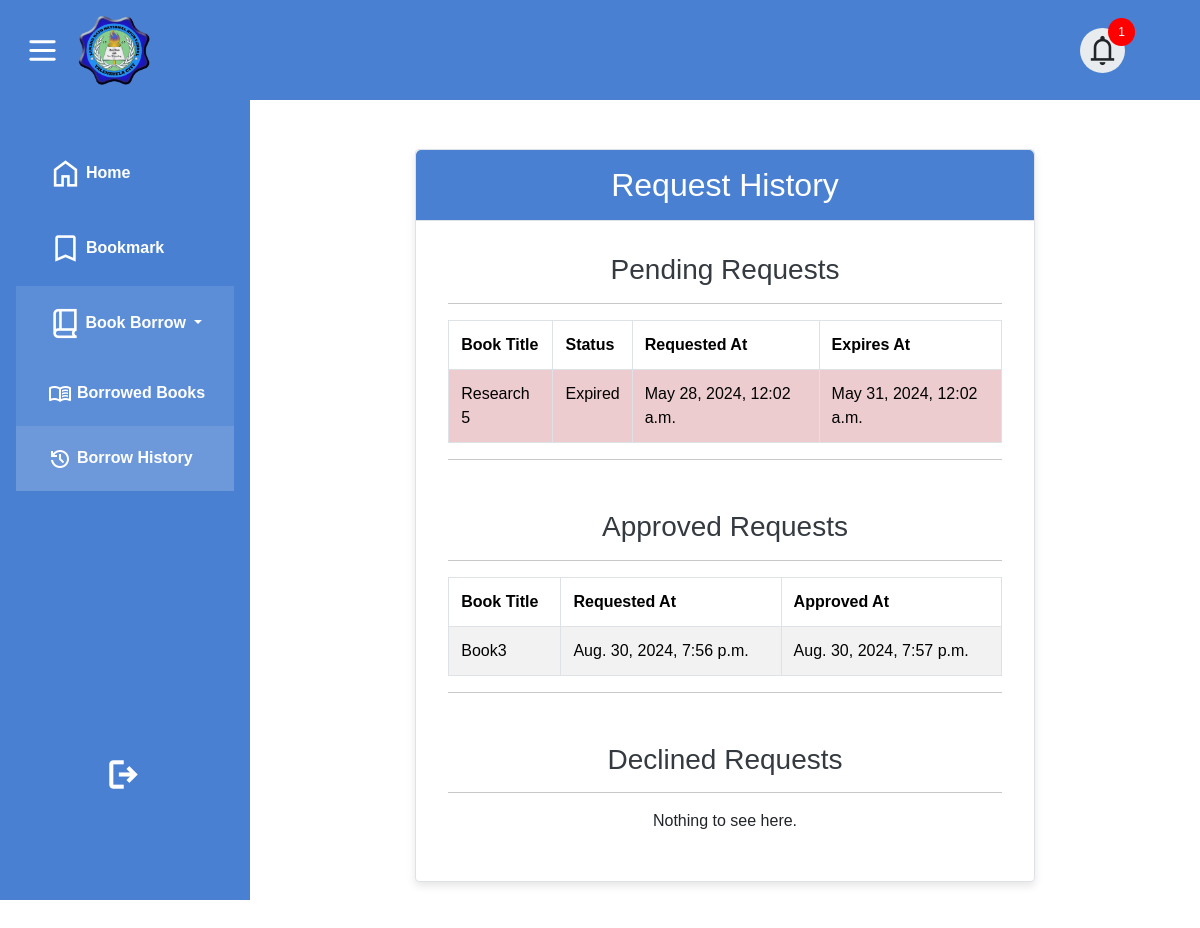
Screenshot of /student/request-history/ (signed in) with the database file from the repository.
### librarian/models.py (models this page shows, shortened)
class BorrowRequest(models.Model):
    book = models.ForeignKey(Books, on_delete=models.CASCADE)
    requested_by = models.ForeignKey(User, on_delete=models.CASCADE)
    requested_at = models.DateTimeField(auto_now_add=True)
    expires_at = models.DateTimeField(default=default_expiry)
    status = models.CharField(max_length=20, choices=[('Pending', 'Pending'), ('Approved', 'Approved'), ('Denied', 'Denied'), ('Expired', 'Expired')], default='Pending')
    file_type = models.CharField(max_length=20, choices=[('eBook', 'eBook'), ('Research Paper', 'Research Paper')], default='eBook')
    def is_expired(self):
        return timezone.now() > self.expires_at

class Books(models.Model):
    BookTitle = models.CharField(max_length=100)
    Author = models.CharField(max_length=100)
    Description = models.TextField(null=True, blank=True)
    Date = models.DateField()
    Category = models.ManyToManyField(Category, null= True)
    SubCategory = models.ManyToManyField(SubCategory)
    SubSection = models.ManyToManyField(SubSection)
    Language = models.CharField(max_length=100, choices=LANGUAGE_CHOICES, default='english')
    BookFile = models.FileField(upload_to="books/files/", default='default_value.pdf')
    BookImage = models.ImageField(upload_to="books/images/", default='default_image.jpg')
    deleted_at = models.DateTimeField(null=True, blank=True)
    available = models.BooleanField(default=True)
    bookmarked_by = models.ManyToManyField(User, related_name='bookmarks', blank=True)
    borrowed = models.ManyToManyField(User, related_name='borrow', blank="True")
    PageViews = models.IntegerField(default=0)
    eBook = models.BooleanField(default=False)
    research_paper = models.BooleanField(default=False)
    hardCopy = models.BooleanField(default=False)
    stock = models.IntegerField(default=0)
    TimesBorrow = models.IntegerField(default=0)

class ApprovedRequest(models.Model):
    book = models.ForeignKey(Books, on_delete=models.CASCADE)
    requested_by = models.ForeignKey(User, on_delete=models.CASCADE)
    requested_at = models.DateTimeField()
    approved_at = models.DateTimeField(auto_now_add=True)
    inOut = models.BooleanField(default=True)
    expireTime = models.DateTimeField(default=default_expiry)

### student/views.py (the view)
# urls.py: path('request-history/', views.request_history_view, name='request_history'),
@login_required
def request_history_view(request):
    pending_requests = BorrowRequest.objects.filter(requested_by=request.user)
    for request_obj in pending_requests:
        if request_obj.is_expired() and request_obj.status != 'Expired':
            request_obj.status = 'Expired'
            request_obj.save()
    approved_requests = ApprovedRequest.objects.filter(requested_by=request.user)
    declined_requests = DeclinedRequest.objects.filter(requested_by=request.user)
    context = {
        'pending_requests': pending_requests,
        'approved_requests': approved_requests,
        'declined_requests': declined_requests,
    }
    return render(request, 'requesthistory.html', context)

### student/templatetags/custom_tags.py (called while the page is built)
@register.filter(name='is_student')
def is_student(user):
    return user.groups.filter(name='Student').exists()

### student/templates/requesthistory.html (shortened to what this page needs)
{% extends 'student.html' %}
{% block notification %}
<div class="notification-icon">
    <span class="material-symbols-outlined" id="notification-bell">notifications</span>
    <span class="notification-badge" id="notification-count">0</span>
</div>
{% endblock %}
{% block nav %}
<a href="{% url 'view' %}" class="navbar-desc"><li><span class="material-symbols-outlined navbar-icon" alt="home">home</span>Home</li></a>
<a href="{% url 'bookmark' %}" class="navbar-desc"><li><span class="material-symbols-outlined bookmark navbar-icon" alt="bookmark">bookmark</span>Bookmark</li></a>
<li id="li-dropdown" class="active"><div>
    <button class="dropdown-btn dropdown-toggle navbar-desc" type="button" data-bs-toggle="dropdown" aria-expanded="false">
        <span class="material-symbols-outlined navbar-icon">book_2</span>Book Borrow
    </button>
    <ul class="dropdown-menu animate-dropdown show">
        <a class="sub-nav" href="{% url 'borrowed_books' %}"><li><span class="material-symbols-outlined sub-icon">menu_book</span>Borrowed Books</li></a>
        <a class="sub-nav" href="{% url 'request_history' %}"><li class="active"><span class="material-symbols-outlined sub-icon ">history</span>Borrow History</li></a>
    </ul>
  </div>
</li>
{% endblock %}
{% block body %}
<div class="container d-flex justify-content-center mt-5">
    <div class="card w-75">
        <div class="card-header text-center">
            <h2>Request History</h2>
        </div>
        <div class="card-body">
            <h3 class="sections">Pending Requests</h3>
            <hr>
            {% if pending_requests %}
            <table class="table table-striped table-hover">
                <thead>
                    <tr>
                        <th>Book Title</th>
                        <th>Status</th>
                        <th>Requested At</th>
                        <th>Expires At</th>
                    </tr>
                </thead>
                <tbody>
                    {% for request in pending_requests %}
                    <tr class="{% if request.is_expired %}table-danger{% endif %}">
                        <td class="book-title">{{ request.book.BookTitle }}</td>
                        <td>{{ request.status }}</td>
                        <td>{{ request.requested_at }}</td>
                        <td>{{ request.expires_at }}</td>
                    </tr>
                    {% endfor %}
                </tbody>
            </table>
            {% else %}
            <p class="text-center">Nothing to see here.</p>
            {% endif %}
            <hr>
            <h3 class="sections sec-mar">Approved Requests</h3>
            <hr>
            {% if approved_requests %}
            <table class="table table-striped table-hover">
                <thead>
                    <tr>
                        <th>Book Title</th>
                        <th>Requested At</th>
                        <th>Approved At</th>
                    </tr>
                </thead>
                <tbody>
                    {% for request in approved_requests %}
                    <tr>
                        <td class="book-title">{{ request.book.BookTitle }}</td>
                        <td>{{ request.requested_at }}</td>
                        <td>{{ request.approved_at }}</td>
                    </tr>
                    {% endfor %}
                </tbody>
            </table>
            {% else %}
            <p class="text-center">Nothing to see here.</p>
            {% endif %}
            <hr>
            <h3 class="sections sec-mar">Declined Requests</h3>
            <hr>
            {% if declined_requests %}
            <table class="table table-striped table-hover">
                <thead>
                    <tr>
                        <th>Book Title</th>
                        <th>Requested At</th>
                        <th>Declined At</th>
                    </tr>
                </thead>
                <tbody>
                    {% for request in declined_requests %}
                    <tr>
                        <td class="book-title">{{ request.book.BookTitle }}</td>
                        <td>{{ request.requested_at }}</td>
                        <td>{{ request.declined_at }}</td>
                    </tr>
                    {% endfor %}
                </tbody>
            </table>
            {% else %}
            <p class="text-center">Nothing to see here.</p>
            {% endif %}
        </div>
    </div>
</div>
{% endblock %}

### student/templates/requesthistory.html (style rules this page uses)
.container { margin-top: 5rem; }
.card { width: 75%; margin: auto; border: 1px solid #dee2e6; border-radius: 0.25rem; box-shadow: 0 4px 8px rgba(0, 0, 0, 0.1); background-color: #fff; }
.card-header { background-color: rgb(74, 128, 210); color: #fff; padding: 1rem; text-align: center; border-bottom: 1px solid #dee2e6; }
.card-header h2 { margin: 0; }
.card-body { padding: 2rem; }
.card-body h3 { color: #343a40; }
.table { width: 100%; margin-bottom: 1rem; border-collapse: collapse; }
.table thead { background-color: #007bff; color: #fff; }
.table th, .table td { padding: 0.75rem; border: 1px solid #dee2e6; }
.table-striped tbody tr:nth-of-type(odd) { background-color: #f8f9fa; }
.table-danger { background-color: #f8d7da; }
.text-center { text-align: center; }
.sections { text-align: center; }
.sec-mar { margin-top: 50px; }
.notification-badge { position: absolute; top: 0; right: 0; background-color: red; color: white; border-radius: 50%; padding: 5px 10px; font-size: 12px; transform: translate(10px, -10px); }
.notification-icon, .notification-icon-2 { width: 45px; height: 45px; display: inline-flex; align-items: center; justify-content: center; position: relative; }
.notification-icon { margin-right: 75px; border-radius: 50%; background-color: #e9ecef; }
.material-symbols-outlined { font-size: 35px; cursor: pointer; transition: color 0.3s; }
.book-title { text-transform: capitalize; }
.animate-dropdown { opacity: 0; }
.dropdown-menu.show { transform: scaleY(0); opacity: 1; transform: translate(0px, 0px); width: 218px; background-color: transparent; border: none; position: relative; padding: 0; }
#li-dropdown { padding: 0; margin: 20; }
.dropdown-btn { box-sizing: border-box; width: 100%; height: 100%; background-color: transparent; border: none; color: white; padding: 20px; }
.sub-nav { color: white; font-weight: bold; font-size: 1rem; width: 100%; }
.sub-icon { font-size: 1.5rem; vertical-align: middle; padding-right: 5px; }

### rows the page displays
BorrowRequest: book.BookTitle "Research 5", status "Expired", requested_at "May 28, 2024, 12:02 a.m.", expires_at "May 31, 2024, 12:02 a.m."
ApprovedRequest: book.BookTitle "Book3", requested_at "Aug. 30, 2024, 7:56 p.m.", approved_at "Aug. 30, 2024, 7:57 p.m."
